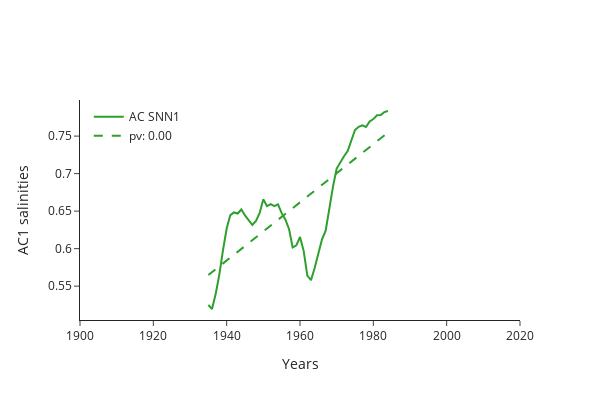

This figure's notebook cell:
### Code cell
fig = go.Figure()

fig.add_trace(go.Scatter(x=years_1900_2019+window_length//2, y=AC_SNN1, mode='lines', name='AC SNN1', line=dict(color='#2CA02C')))
fig.add_trace(go.Scatter(x=years_1900_2019+window_length//2, y=slopeAC_SNN1 * np.arange(len(AC_SNN1)) + interceptAC_SNN1, mode='lines', name=f'pv: {pvalAC_SNN1:.2f}', line=dict(color='#2CA02C', dash='dash')))

# fig.add_trace(go.Scatter(x=years_1900_2019+window_length//2, y=AC_SNN2, mode='lines', name='AC SNN2', line=dict(color='#5FD35F')))
# fig.add_trace(go.Scatter(x=years_1900_2019+window_length//2, y=slopeAC_SNN2 * np.arange(len(AC_SNN2)) + interceptAC_SNN2, mode='lines', name=f'pv: {pvalAC_SNN2:.2f}', line=dict(color='#5FD35F', dash='dash')))

fig.update_layout(xaxis_range=[1900, 2020], xaxis_title='Years', yaxis_title='AC1 salinities', height=400, width=600, template='simple_white', legend=dict(x=0.02, y=0.99))
fig.show()
